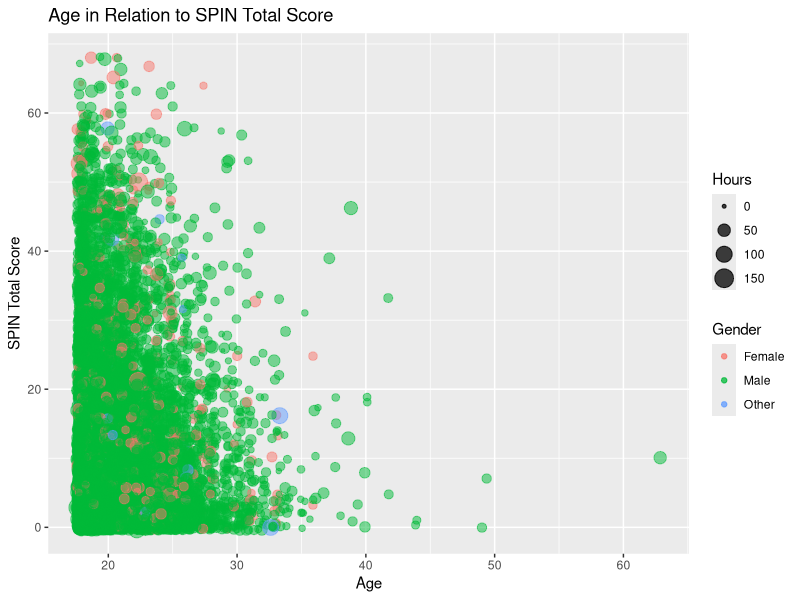
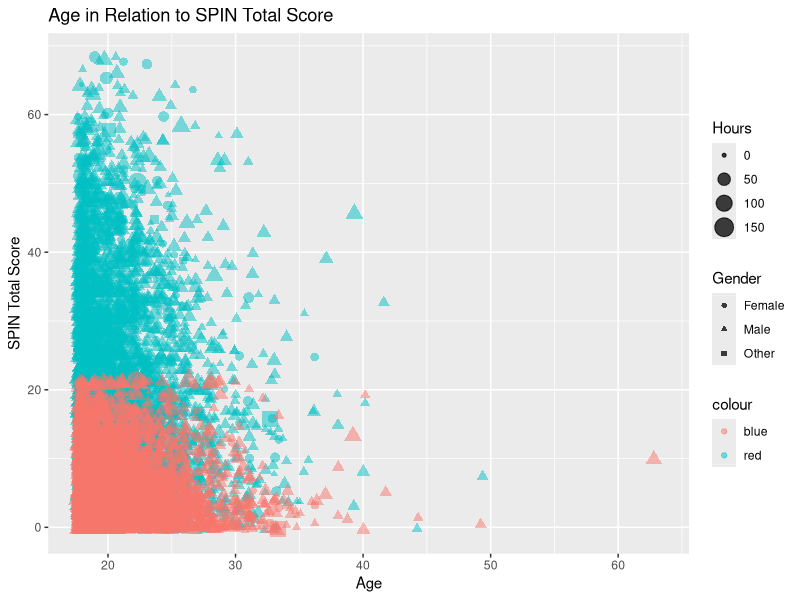
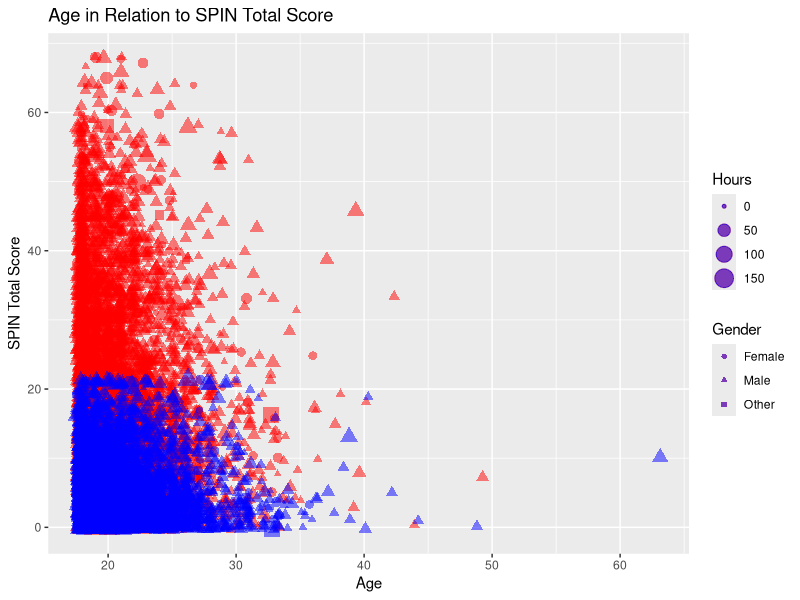
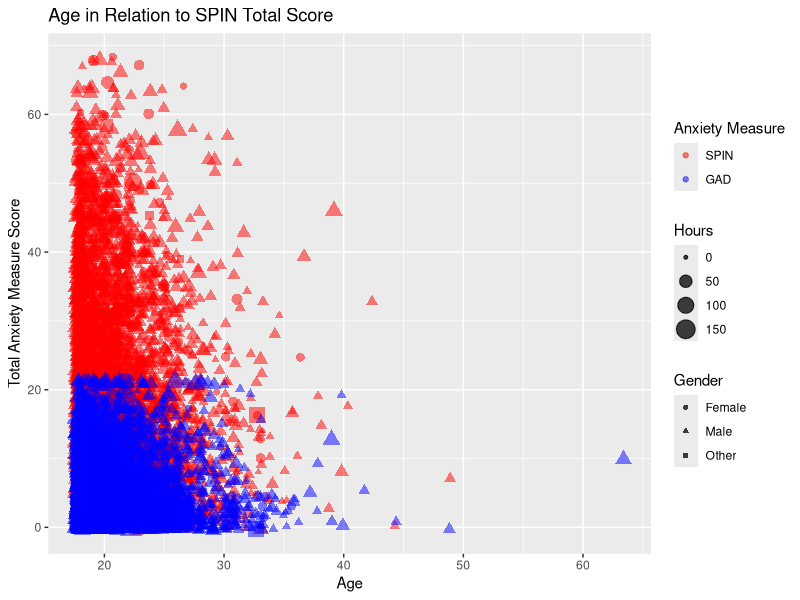
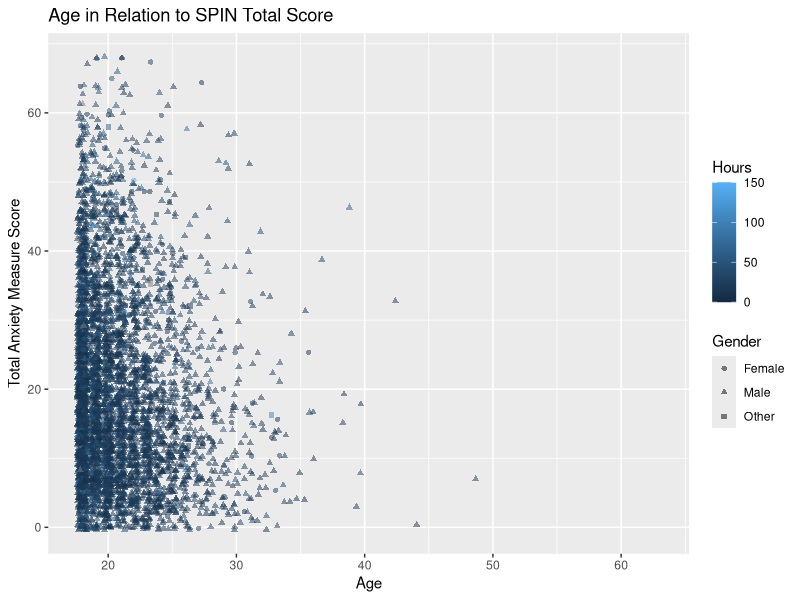
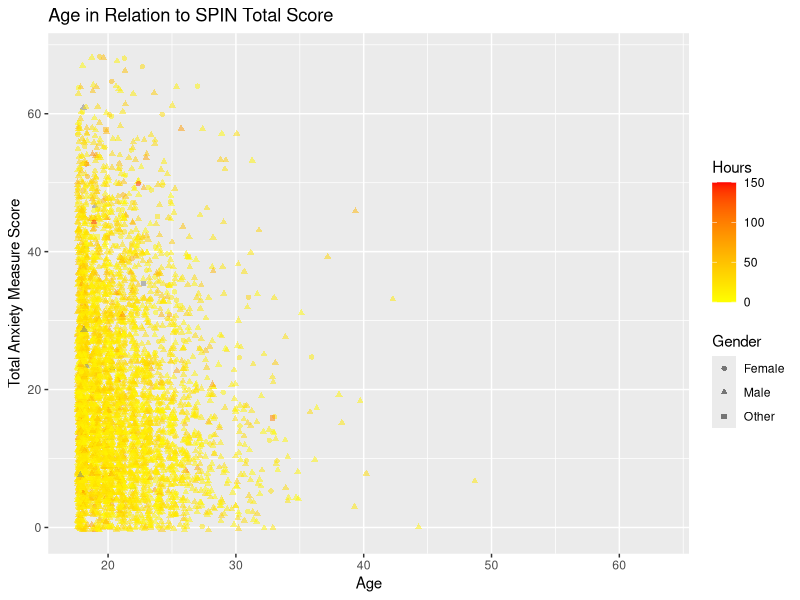
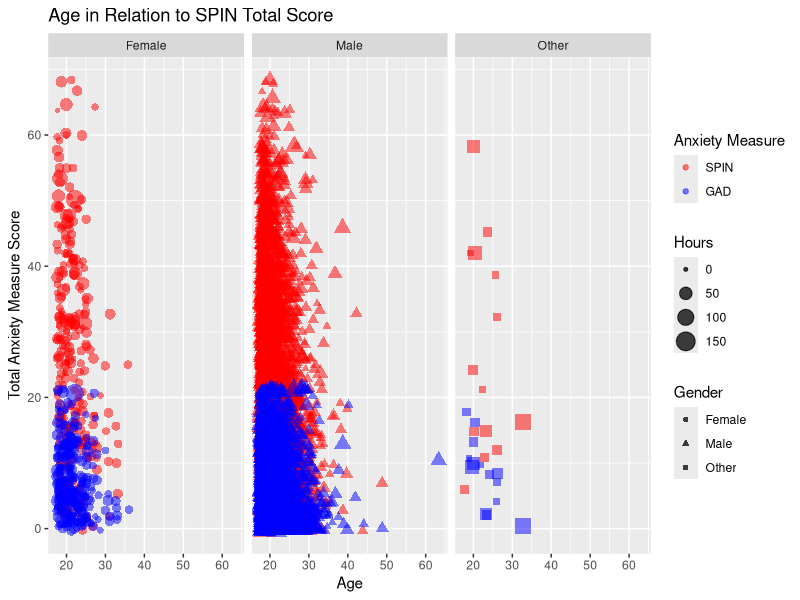
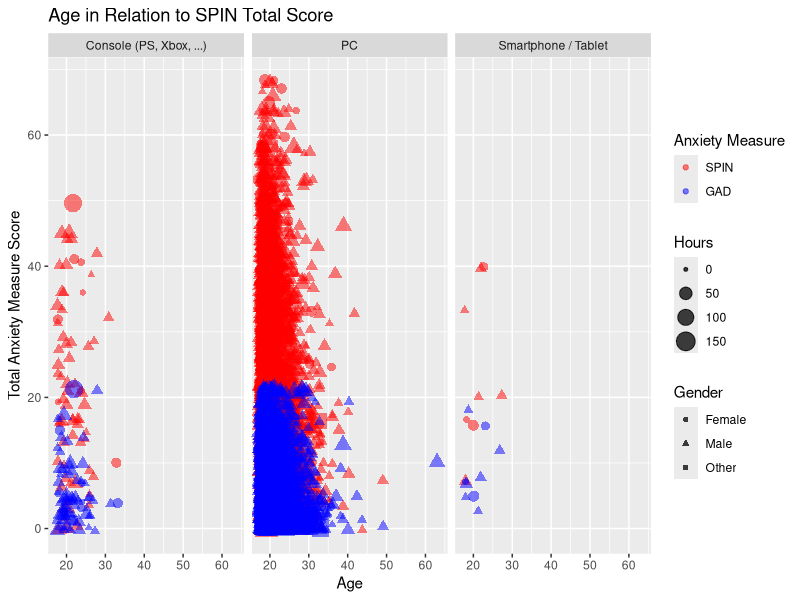

Recreate these plots in R, in order.
## ---- chunk 1
library(rmarkdown)
library(tidyverse)
library(readxl)
gamingdata_samp5000 <- read.csv("../../data/gamingdata_samp5000.csv")
## ---- chunk 2

  library(tidyverse)
  library(RColorBrewer)

  options(scipen = 999)

## ---- chunk 3

  ggplot(data = gamingdata_samp5000) + 
  geom_jitter(alpha = 0.5,
         mapping = aes(x = Age,
                       y = SPIN_T,
                       colour = Gender,
                       size = Hours)) + 
  geom_jitter(alpha = 0.5,
         mapping = aes(x = Age,
                       y = GAD_T,
                       colour = Gender,
                       size = Hours)) + 
  labs(x = "Age", y = "SPIN Total Score", 
       title = "Age in Relation to SPIN Total Score")


## ---- chunk 4

  ggplot(data = gamingdata_samp5000) + 
  geom_jitter(alpha = 0.5,
         mapping = aes(x = Age,
                       y = SPIN_T,
                       colour = "red",
                       size = Hours, 
                       shape = Gender)) + 
  geom_jitter(alpha = 0.5,
         mapping = aes(x = Age,
                       y = GAD_T,
                       colour = "blue",
                       size = Hours, 
                       shape = Gender)) + 
  labs(x = "Age", y = "SPIN Total Score", 
       title = "Age in Relation to SPIN Total Score")


## ---- chunk 5

  ggplot(data = gamingdata_samp5000) + 
  geom_jitter(alpha = 0.5,
         mapping = aes(x = Age,
                       y = SPIN_T,
                       size = Hours, 
                       shape = Gender),
                       colour = "red") + 
  geom_jitter(alpha = 0.5,
         mapping = aes(x = Age,
                       y = GAD_T,
                       size = Hours, 
                       shape = Gender),
                       colour = "blue") + 
  labs(x = "Age", y = "SPIN Total Score", 
       title = "Age in Relation to SPIN Total Score")


## ---- chunk 6

 ggplot(data = gamingdata_samp5000) + 
  geom_jitter(alpha = 0.5,
         mapping = aes(x = Age,
                       y = SPIN_T,
                       size = Hours, 
                       shape = Gender,
                       colour = "red")) + 
  geom_jitter(alpha = 0.5,
         mapping = aes(x = Age,
                       y = GAD_T,
                       size = Hours, 
                       shape = Gender,
                       colour = "blue")) +
  labs(x = "Age", y = "Total Anxiety Measure Score", 
       title = "Age in Relation to SPIN Total Score") + 
  scale_colour_identity(name = "Anxiety Measure", 
                        breaks = c("red", "blue"), 
                        labels = c("SPIN", "GAD"),
                        guide = "legend")


## ---- chunk 7

 ggplot(data = gamingdata_samp5000) + 
  geom_jitter(alpha = 0.5,
         mapping = aes(x = Age,
                       y = SPIN_T, 
                       shape = Gender,
                       colour = Hours)) + 
  labs(x = "Age", y = "Total Anxiety Measure Score", 
       title = "Age in Relation to SPIN Total Score")


## ---- chunk 8

 ggplot(data = gamingdata_samp5000) + 
  geom_jitter(alpha = 0.5,
         mapping = aes(x = Age,
                       y = SPIN_T, 
                       shape = Gender,
                       colour = Hours)) + 
  labs(x = "Age", y = "Total Anxiety Measure Score", 
       title = "Age in Relation to SPIN Total Score") + 
  scale_colour_gradient(low = "Yellow", high = "Red",
                        breaks = c(0, 50, 100, 150))


## ---- chunk 9

 ggplot(data = gamingdata_samp5000) + 
  geom_jitter(alpha = 0.5,
         mapping = aes(x = Age,
                       y = SPIN_T,
                       size = Hours, 
                       shape = Gender,
                       colour = "red")) + 
  geom_jitter(alpha = 0.5,
         mapping = aes(x = Age,
                       y = GAD_T,
                       size = Hours, 
                       shape = Gender,
                       colour = "blue")) +
  labs(x = "Age", y = "Total Anxiety Measure Score", 
       title = "Age in Relation to SPIN Total Score") + 
  scale_colour_identity(name = "Anxiety Measure", 
                        breaks = c("red", "blue"), 
                        labels = c("SPIN", "GAD"),
                        guide = "legend") + 
  facet_grid(.~ Gender)


## ---- chunk 10

 ggplot(data = gamingdata_samp5000) + 
  geom_jitter(alpha = 0.5,
         mapping = aes(x = Age,
                       y = SPIN_T,
                       size = Hours, 
                       shape = Gender,
                       colour = "red")) + 
  geom_jitter(alpha = 0.5,
         mapping = aes(x = Age,
                       y = GAD_T,
                       size = Hours, 
                       shape = Gender,
                       colour = "blue")) +
  labs(x = "Age", y = "Total Anxiety Measure Score", 
       title = "Age in Relation to SPIN Total Score") + 
  scale_colour_identity(name = "Anxiety Measure", 
                        breaks = c("red", "blue"), 
                        labels = c("SPIN", "GAD"),
                        guide = "legend") + 
  facet_grid(.~ Platform)
